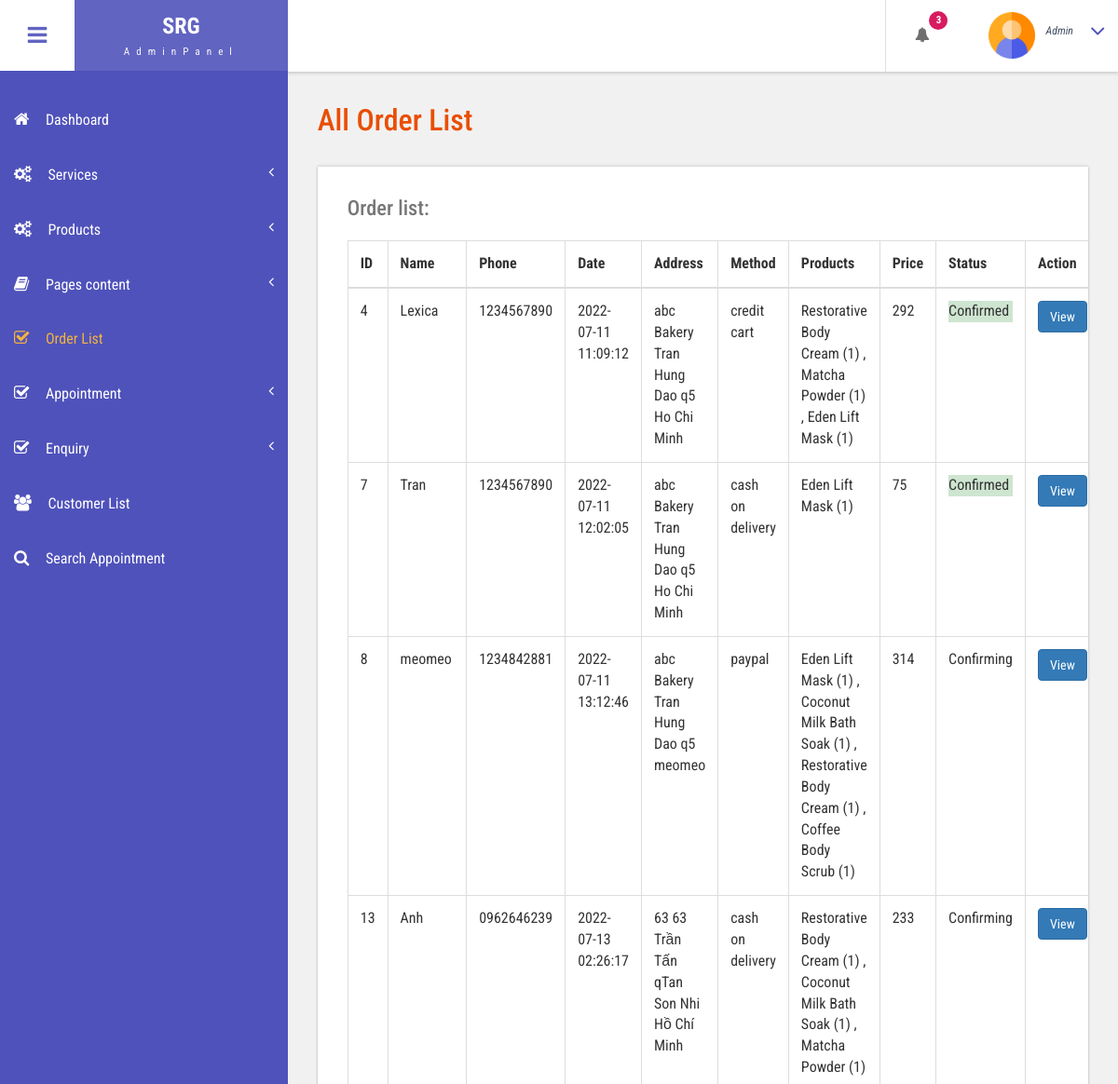
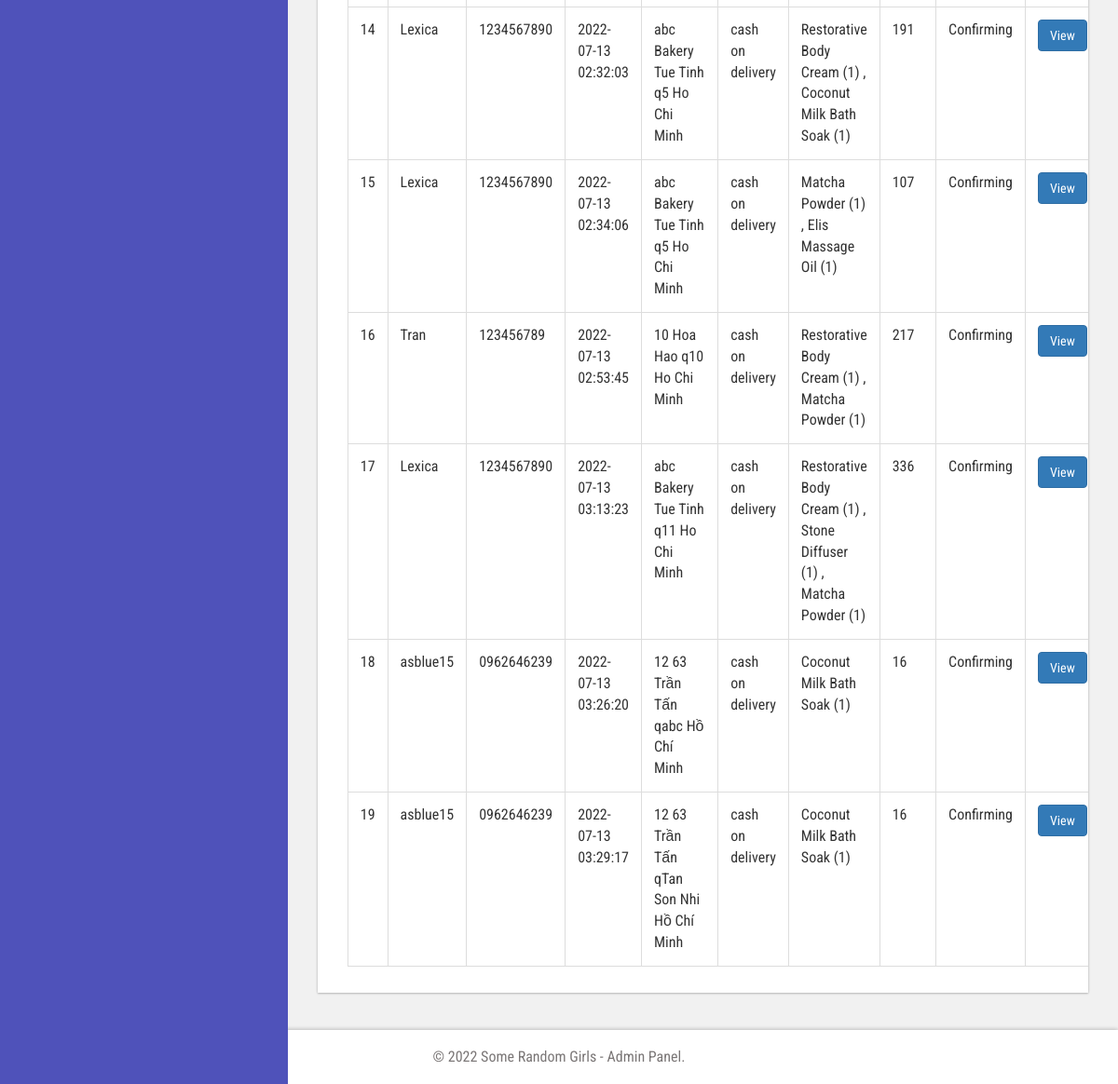
Screenshot of /bpms1/admin/order-list.php (signed in) with the database file from the repository (2 pictures, top to bottom).
### tables this page shows
CREATE TABLE IF NOT EXISTS `tblorder` (
  `ID` int(255) NOT NULL AUTO_INCREMENT,
  `Name` varchar(100) NOT NULL,
  `Phone` varchar(12) NOT NULL,
  `Email` varchar(255) NOT NULL,
  `Method` varchar(50) NOT NULL,
  `HomeNo` varchar(50) NOT NULL,
  `Street` varchar(100) NOT NULL,
  `Ward` varchar(100) NOT NULL,
  `City` varchar(100) NOT NULL,
  `Total_prod` varchar(255) NOT NULL,
  `Total_cost` varchar(255) NOT NULL,
  `Date` timestamp NOT NULL DEFAULT CURRENT_TIMESTAMP,
  `Status` varchar(255) DEFAULT NULL,
  PRIMARY KEY (`ID`)
);

### bpms1/admin/order-list.php (the view, shortened to what this page needs)
<?php
include('includes/dbconnection.php');
if (strlen($_SESSION['bpmsuid']==0)) {
    header('location:logout.php');
} else {
?>
<!DOCTYPE HTML>
<html>
<head>
<link href="css/bootstrap.css" rel='stylesheet' type='text/css' />
<link href="css/style.css" rel='stylesheet' type='text/css' />
<link href="css/font-awesome.css" rel="stylesheet">
<link href="css/animate.css" rel="stylesheet" type="text/css" media="all">
<link href="css/custom.css" rel="stylesheet">
</head>
<body class="cbp-spmenu-push">
	<div class="main-content">
		 <?php include_once('includes/sidebar.php');?>
		 <?php include_once('includes/header.php');?>
		<div id="page-wrapper">
			<div class="main-page">
				<div class="tables">
					<h3 class="title1">All Order List</h3>
					<div class="table-responsive bs-example widget-shadow">
						<h4>Order list:</h4>
						<table class="table table-bordered">
                            <thead>
                                <tr>
                                    <th>ID</th>
                                    <th>Name</th><th>Phone</th>
                                    <th>Date</th>
                                    <th>Address</th>
                                    <th>Method</th>
                                    <th>Products</th>
                                    <th>Price</th>
                                    <th>Status</th>
                                    <th>Action</th>
                                </tr>
                            </thead>
                            <tbody>
                            <?php
                            $ret=mysqli_query($con,"SELECT * FROM tblorder");
                            while ($row=mysqli_fetch_array($ret)) {
                            ?>
						        <tr>
                                    <td><?=$row['ID'];?></td>
                                    <td><?= $row['Name'];?></td>
                                    <td><?= $row['Phone'];?></td>
                                    <td><?= $row['Date'];?></td>
                                    <td><?= $row['HomeNo'];?> <?= $row['Street'];?> <?= "q" . $row['Ward'];?> <?= $row['City'];?> </td>
                                    <td><?= $row['Method'];?></td>
                                    <td><?= $row['Total_prod'];?></td>
                                    <td><?= $row['Total_cost'];?></td>
                                    <?php if($row['Status']==""){ ?>
                                    <td class="font-w600"><?= "Confirming";?></td>
                                    <?php } else { ?>
                                    <td><p class="rounded px-2" style="background-color: #CEE5D0;"><?php  echo $row['Status'];?></p></td><?php } ?>
                                    <td><a href="view-order.php?viewid=<?= $row['ID'];?>" class="btn btn-primary">View</a>
                                    </td>
                                </tr>   <?php }?>
                            </tbody>
                        </table>
					</div>
				</div>
			</div>
		</div>
		 <?php include_once('includes/footer.php');?>
	</div>
</body>
</html>
<?php }  ?>

### bpms1/admin/css/style.css (style rules this page uses)
h4, h5, h6, h1, h2, h3 { margin: 0; }
p { margin: 0; }
html, body { font-family: 'Roboto Condensed', sans-serif; font-size: 100%; overflow-x: hidden; background: #fff; }
body a { transition: 0.5s all ease; -webkit-transition: 0.5s all ease; -moz-transition: 0.5s all ease; -o-transition: 0.5s all ease; -ms-transition: 0.5s all ease; text-decoration:none; }
h1,h2,h3,h4,h5,h6 { margin:0; }
p { margin:0; }
.main-content { position: relative; }
.cbp-spmenu-push { overflow-x: hidden; position: relative; }
.cbp-spmenu, .cbp-spmenu-push { -webkit-transition: all 0.3s ease; -moz-transition: all 0.3s ease; transition: all 0.3s ease; }
.cbp-spmenu-push div#page-wrapper { margin: 0 0 0 19.3em; transition:.5s all; -webkit-transition:.5s all; -moz-transition:.5s all; }
.widget-shadow { background-color: #fff; box-shadow: 0 -1px 3px rgba(0,0,0,.12),0 1px 2px rgba(0,0,0,.24); -webkit-box-shadow: 0 -1px 3px rgba(0,0,0,.12),0 1px 2px rgba(0,0,0,.24); -moz-box-shadow: 0 -1px 3px rgba(0,0,0,.12),0 1px 2px rgba(0,0,0,.24); }
h3.title1 { font-size: 2em; color: #e94e02; margin-bottom: 0.8em; }
.table > thead > tr > th, .table > tbody > tr > th, .table > tfoot > tr > th, .table > thead > tr > td, .table > tbody > tr > td, .table > tfoot > tr > td { border-top: none; }
.tables h4 { font-size: 1.4em; margin-bottom: 1em; color: #777777; }
.tables .panel-body ,.tables .bs-example { padding: 2em 2em 0.5em; }
.tables .table > thead > tr > th, .tables .table > tbody > tr > th, .tables .table > tfoot > tr > th, .tables .table > thead > tr > td, .tables .table > tbody > tr > td, .tables .table > tfoot > tr > td { padding: 13px; border-top: 1px solid #E0E0E0; }
.bs-example { margin-top: 2em; }

### bpms1/admin/css/custom.css (style rules this page uses)
#page-wrapper { padding:7em 2em 2.5em; background-color: #F1F1F1; }

### rows the page displays
tblorder: ID "4", Name "Lexica", Phone "1234567890", Date "2022-07-11 11:09:12", HomeNo "abc Bakery", Street "Tran Hung Dao", Ward "5", City "Ho Chi Minh", Method "credit cart", Total_prod "Restorative Body Cream (1) , Matcha Powder (1) , Eden Lift Mask (1)", Total_cost "292", Status "Confirmed"
tblorder: ID "7", Name "Tran", Phone "1234567890", Date "2022-07-11 12:02:05", HomeNo "abc Bakery", Street "Tran Hung Dao", Ward "5", City "Ho Chi Minh", Method "cash on delivery", Total_prod "Eden Lift Mask (1)", Total_cost "75", Status "Confirmed"
tblorder: ID "8", Name "meomeo", Phone "1234842881", Date "2022-07-11 13:12:46", HomeNo "abc Bakery", Street "Tran Hung Dao", Ward "5", City "meomeo", Method "paypal", Total_prod "Eden Lift Mask (1) , Coconut Milk Bath Soak (1) , Restorative Body Cream (1) , Coffee Body Scrub (1)", Total_cost "314", shows "Confirming"
tblorder: ID "13", Name "Anh", Phone "0962646239", Date "2022-07-13 02:26:17", HomeNo "63", Street "63 Trần Tấn", Ward "Tan Son Nhi", City "Hồ Chí Minh", Method "cash on delivery", Total_prod "Restorative Body Cream (1) , Coconut Milk Bath Soak (1) , Matcha Powder (1)", Total_cost "233", shows "Confirming"
tblorder: ID "14", Name "Lexica", Phone "1234567890", Date "2022-07-13 02:32:03", HomeNo "abc Bakery", Street "Tue Tinh", Ward "5", City "Ho Chi Minh", Method "cash on delivery", Total_prod "Restorative Body Cream (1) , Coconut Milk Bath Soak (1)", Total_cost "191", shows "Confirming"
tblorder: ID "15", Name "Lexica", Phone "1234567890", Date "2022-07-13 02:34:06", HomeNo "abc Bakery", Street "Tue Tinh", Ward "5", City "Ho Chi Minh", Method "cash on delivery", Total_prod "Matcha Powder (1) , Elis Massage Oil (1)", Total_cost "107", shows "Confirming"
tblorder: ID "16", Name "Tran", Phone "123456789", Date "2022-07-13 02:53:45", HomeNo "10", Street "Hoa Hao", Ward "10", City "Ho Chi Minh", Method "cash on delivery", Total_prod "Restorative Body Cream (1) , Matcha Powder (1)", Total_cost "217", shows "Confirming"
tblorder: ID "17", Name "Lexica", Phone "1234567890", Date "2022-07-13 03:13:23", HomeNo "abc Bakery", Street "Tue Tinh", Ward "11", City "Ho Chi Minh", Method "cash on delivery", Total_prod "Restorative Body Cream (1) , Stone Diffuser (1) , Matcha Powder (1)", Total_cost "336", shows "Confirming"
tblorder: ID "18", Name "asblue15", Phone "0962646239", Date "2022-07-13 03:26:20", HomeNo "12", Street "63 Trần Tấn", Ward "abc", City "Hồ Chí Minh", Method "cash on delivery", Total_prod "Coconut Milk Bath Soak (1)", Total_cost "16", shows "Confirming"
tblorder: ID "19", Name "asblue15", Phone "0962646239", Date "2022-07-13 03:29:17", HomeNo "12", Street "63 Trần Tấn", Ward "Tan Son Nhi", City "Hồ Chí Minh", Method "cash on delivery", Total_prod "Coconut Milk Bath Soak (1)", Total_cost "16", shows "Confirming"

### other values shown
$num "3"
